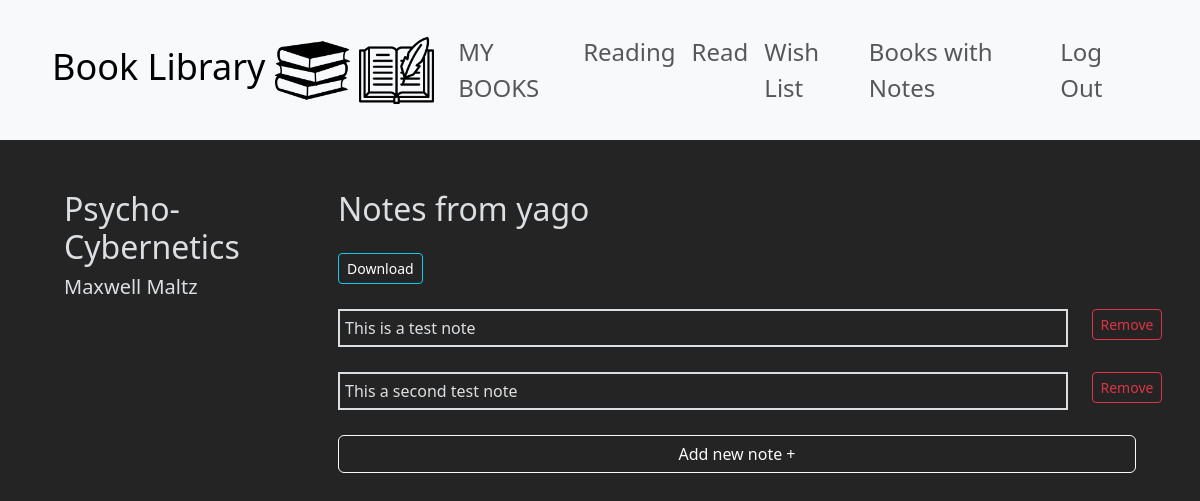
The app's page /detail_view/4/1 (signed in) with its own data.
### book_library/models.py (models this page shows, shortened)
class Book(models.Model):
    title = models.CharField(max_length=255)
    author = models.CharField(max_length=128)
    class Genre(models.IntegerChoices):
        SELF_IMPROVEMENT = 1
        BIOGRAPHY = 2
        ECONOMY = 3
        FICTION = 4
        SCIENCE = 5
        MINDSET = 6
        OTHER = 7
    genre = models.IntegerField(choices=Genre.choices)
    class Meta:
        constraints = [
            models.UniqueConstraint(fields=['title', 'author'], name='one unique title per author')
        ]

class User(AbstractUser):
    pass

class Note(models.Model):
    user = models.ForeignKey(User, blank=False, null=False, on_delete=models.CASCADE, related_name="note_user")
    book = models.ForeignKey(Book, blank=False, null=False, on_delete=models.CASCADE, related_name="note_book")
    text = models.TextField(blank=False, null=False, max_length=512)

### book_library/views.py (the view)
# urls.py: path("detail_view/<int:user_id>/<int:book_id>", views.detail_view, name="detail_view"),
@login_required
def detail_view(request, user_id, book_id):
    current_user = User.objects.get(id=user_id)
    current_book = Book.objects.get(id=book_id)
    notes = Note.objects.filter(book=current_book, user=current_user)
    context = {'current_user': current_user, 'current_book': current_book, 'notes': notes}
    return render(request, "book_library/detail_view.html", context)

### book_library/templates/book_library/detail_view.html (shortened to what this page needs)
{% extends "book_library/layout.html" %}
{% load static %}
{% block body %}
<div class="container detail-view-note-div">
    <div class="row">
        <div class="col-3">
            <h2>{{ current_book.title }}</h2>
            <h5>{{ current_book.author }}</h4>
        </div>
        <div class="col-9">
            <h3>Notes from {{ current_user.username }}</h3>
            <button class="btn btn-sm btn-outline-info download-button" id="download-button">
                <a href="{% url 'book_library:notes_text' current_book.id %}">Download</a>
            </button>
            <ul>
                {% for note in notes %}
                <div class="container-flex">
                    <div class="row">
                        <div class="col-11">
                            <li class="note">{{ note.text }}</li>
                        </div>
                        <div class="col-1">
                            <button class="btn btn-sm btn-outline-danger remove-note-button" id="{{ note.id }}"></button>
                        </div>
                    </div>
                </div>
                {% endfor %}
            </ul>
            <div class="row" id="this-row">
                <div class="col">
                    <div class="d-grid gap-2" id="div-to-replace">
                        <button class="btn btn-outline-light" id="add-new-note-button">Add new note +</button>
                    </div>
                </div>
            </div>
        </div>
</div>
{% endblock %}

### book_library/static/book_library/style.css (style rules this page uses)
body { background-color: rgba(0, 0, 0, 0.86); color:rgba(237, 240, 243, 0.918); }
h3 { margin-bottom: 25px; font-size: 2em; }
ul { list-style-type: none; margin: 0; padding: 0; }
.container > * { margin: 10px; }
.detail-view-note-div { margin-top: 50px; }
.download-button { margin-bottom: 25px; }
.note { margin-bottom: 25px; border: 2px solid; padding: 5px; }
#download-button a { text-decoration: none; color: white; }
.remove-note-button:before { content: 'Remove'; }

### records on screen
Book: title "Psycho-Cybernetics", author "Maxwell Maltz"
User: username "yago"
Note: text "This is a test note"
Note: text "This a second test note"
